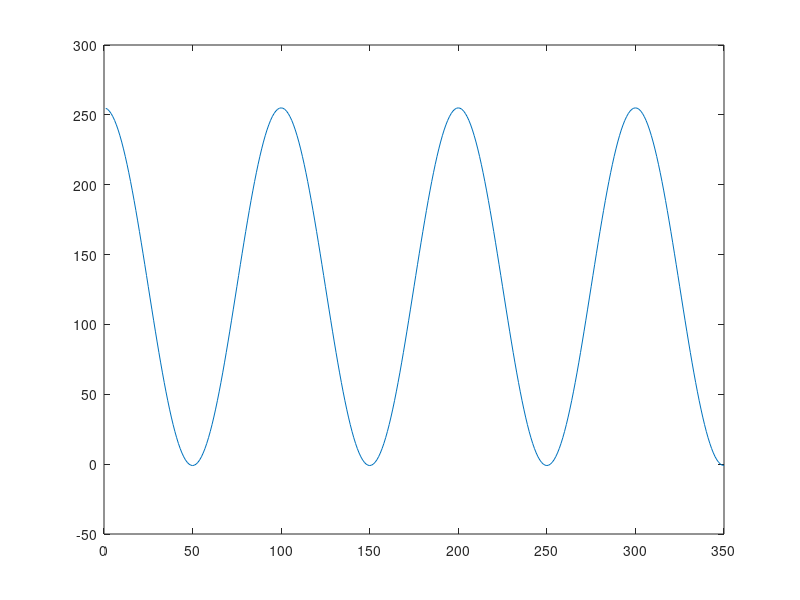

Here is the MATLAB script that generated this plot:
f1 = 8000;
f2 = 10;
w1 = 2 * pi * f1;
w2 = 2 * pi * f2;
phi = 45/360*2*pi;
A = 128;
B = 2;

N = 350;

t =  1:N;
fs = 800000;

signal1  = A*cos(w1*t/fs) + 127;
signal2  = B*cos(w2*t/fs+phi) +2;

% plot(t,signal1,t,signal2);
% figure
plot(signal1);